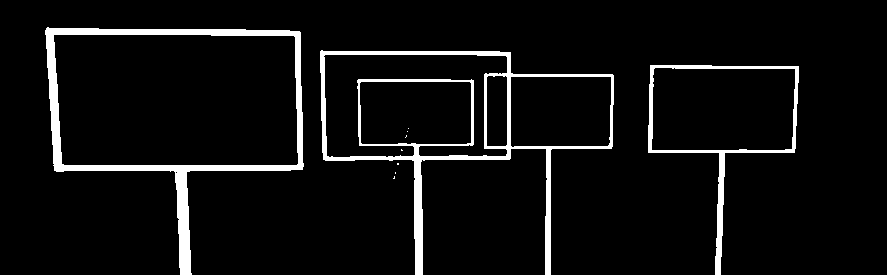
#> input picture blackfive.png, 887 x 275 px
$ python canny.py
#> lines starting #> are read from the running program, lines starting #| are printed output that depends on the picture; after the words box and inside, x2 and y2 are one past the last pixel; in counts of white or black regions, pixels touching at a corner belong together
import cv2
import numpy as np
from matplotlib import pyplot as plt

img = cv2.imread('blackfive.png')
#> img is the input picture: shape (275, 887, 3); 6% white; 10 white regions (7 under 20 px), largest, box (x1, y1, x2, y2) and area: (320, 50, 614, 275) 6220, (45, 27, 304, 275) 6176, (648, 65, 799, 275) 2313
#img =cv2.cvtColor(img,cv2.COLOR_BGR2GRAY)

edges = cv2.Canny(img,0.1,200)
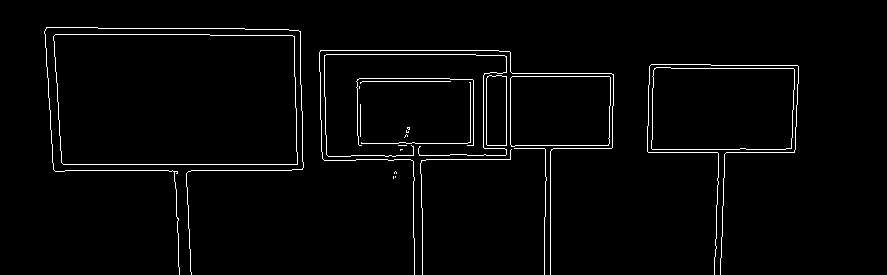
#> edges: shape (275, 887); 2.4% white in thin lines or dots, all inside (x1, y1, x2, y2) = (44, 27, 799, 275)

plt.subplot(121),plt.imshow(img,cmap = 'gray')
plt.title('Original Image'), plt.xticks([]), plt.yticks([])
plt.subplot(122),plt.imshow(edges,cmap = 'gray')
plt.title('Edge Image'), plt.xticks([]), plt.yticks([])

plt.show()
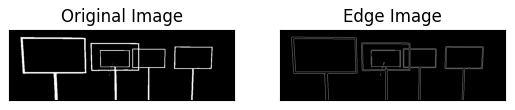
#> figure drawn by matplotlib, 2 panels

$ run again, with blacktopframe.png copied over blackfive.png
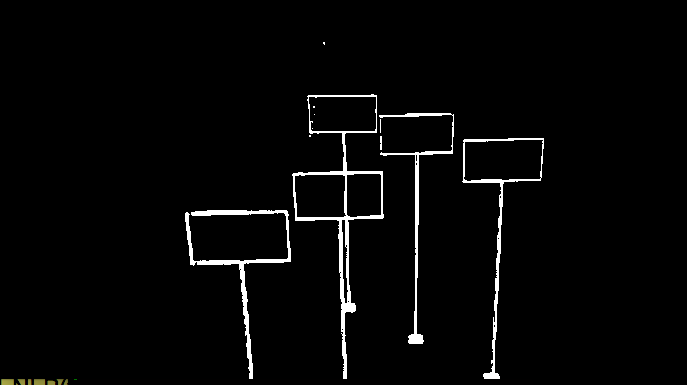
#> input picture blacktopframe.png, 687 x 385 px
#> img is the input picture: shape (385, 687, 3); mean B, G, R 6.2, 6.3, 6.3
#> `edges = cv2.Canny(img,0.1,200)`:
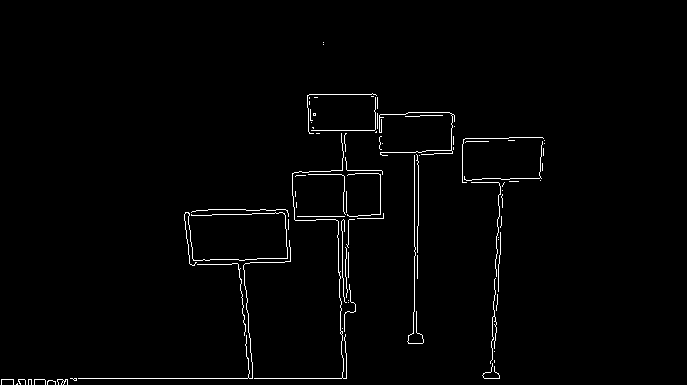
#> edges: shape (385, 687); 1.5% white in thin lines or dots, all inside (x1, y1, x2, y2) = (1, 42, 545, 385)
#> `plt.show()`:
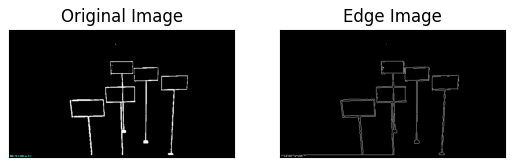
#> figure drawn by matplotlib, 2 panels

$ run again, with single_frame.png copied over blackfive.png
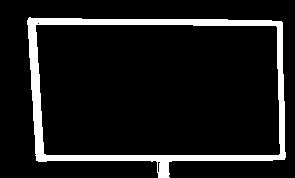
#> input picture single_frame.png, 295 x 178 px
#> img is the input picture: shape (178, 295, 3); 9.9% white; 1 white region, box (x1, y1, x2, y2) and area: (27, 17, 286, 178) 5188
#> `edges = cv2.Canny(img,0.1,200)`:
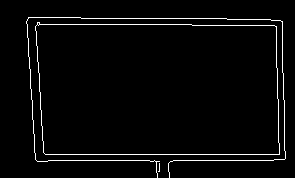
#> edges: shape (178, 295); 3% white in thin lines or dots, all inside (x1, y1, x2, y2) = (26, 17, 286, 178)
#> `plt.show()`:
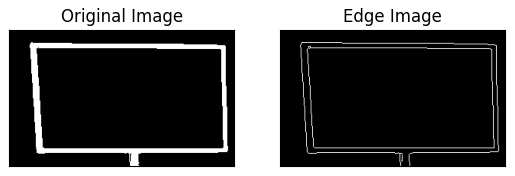
#> figure drawn by matplotlib, 2 panels
